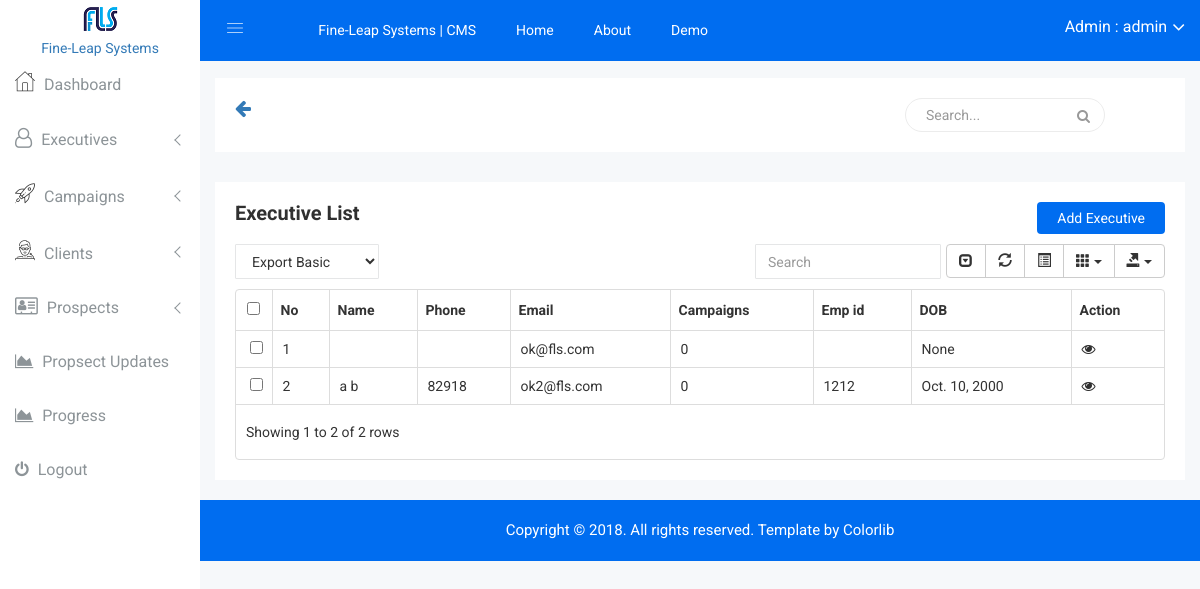
Before: /crm_admin/executives/list/ (signed in) with the older database file.
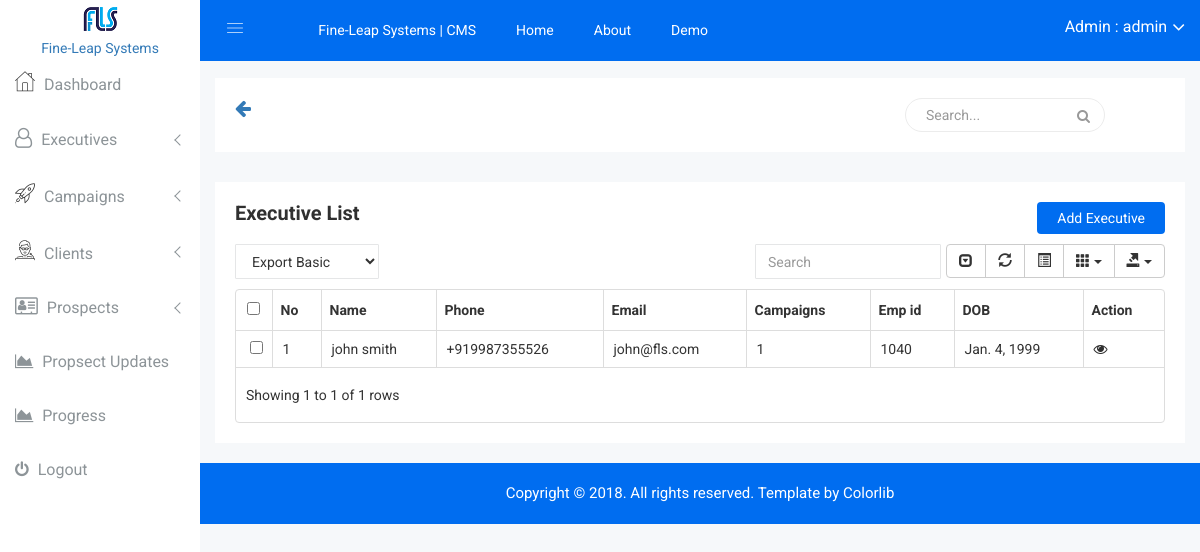
After: the same page with the newer database file.
### portal/models.py (models this page shows, shortened)
class User(AbstractBaseUser, PermissionsMixin):
    email = models.EmailField(_('email address'), unique=True)
    first_name = models.CharField(max_length=32, blank=True)
    last_name = models.CharField(max_length=32, blank=True)
    phone = models.CharField(max_length=13, blank=True)
    employee_id = models.CharField(max_length=12, blank=True)
    date_joined = models.DateTimeField(_('date joined'), auto_now_add=True)
    date_of_birth = models.DateField(blank=True, null=True)
    details = models.TextField(blank=True)
    is_active = models.BooleanField(_('active'), default=True)
    is_staff = models.BooleanField(_('staff'), default=False)
    is_superuser = models.BooleanField(_('superuser'), default=False)
    objects = UserManager()
    USERNAME_FIELD = 'email'
    REQUIRED_FIELDS = []
    class Meta:
        verbose_name = _('user')
        verbose_name_plural = _('users')
    def __str__(self):
        return self.get_email_name
    @property
    def get_display_text(self):
        if self.get_full_name:
            return self.get_full_name
        else:
            return self.__str__()
    @property
    def get_full_name(self):
        return "{} {}".format(self.first_name, self.last_name) if (self.first_name or self.last_name) else ""
    @property
    def get_email_name(self):
        email_str = str(self.email)
        return email_str[:email_str.rfind("@")]
    @property
    def get_admin_update_url(self):
        return reverse_lazy("crm_admin:executive_update", kwargs={"id": self.id})
    @property
    def get_campaigns(self):
        return self.campaign_set.all()

### crm_admin/views.py (the view)
        class WrappedClass(UserPassesTestMixin, wrapped):
            def test_func(self):
                return self.request.user.is_superuser

### crm_admin/views.py (called while the page is built)
def superuser_required():
    def wrapper(wrapped):
        class WrappedClass(UserPassesTestMixin, wrapped):
            def test_func(self):
                return self.request.user.is_superuser
        return WrappedClass
    return wrapper

    def get_queryset(self):
        qs = super().get_queryset().filter(is_staff=False, is_superuser=False)
        return qs

### crm_admin/templates/crm_admin/executives/list.html (shortened to what this page needs)
{% extends "crm_admin/base.html" %}
{% load result_tags %}
{% load static %}
{% block content %}
            <div class="data-table-area mg-b-15">
            <div class="container-fluid">
                <div class="row">
                    <div class="col-lg-12 col-md-12 col-sm-12 col-xs-12">
                        <div class="sparkline13-list">
                            <div class="sparkline13-hd">
                                <div class="main-sparkline13-hd">
                                    <h1>Executive List</h1>
                                    <div class="add-product">
                                        <a href="{% url "crm_admin:executive_add" %}">Add Executive</a>
                                    </div>
                                </div>
                            </div>
                            <div class="sparkline13-graph">
                                <div class="datatable-dashv1-list custom-datatable-overright">
                                    <div id="toolbar">
                                        <select class="form-control dt-tb">
											<option value="">Export Basic</option>
										</select>
                                    </div>
                                    <table id="table" data-toggle="table" data-pagination="true" data-search="true" data-show-columns="true" data-show-pagination-switch="true" data-show-refresh="true" data-key-events="true" data-show-toggle="true" data-resizable="true" data-cookie="true"
                                        data-cookie-id-table="saveId" data-show-export="true" data-click-to-select="true" data-toolbar="#toolbar">
                                        <thead>
                                            <tr>
                                                <th data-field="id">No</th>
                                                <th data-field="name">Name</th>
                                                <th data-field="phone">Phone</th>
                                                <th data-field="email">Email</th>
                                                <th data-field="campaigns">Campaigns</th>
                                                <th data-field="emp_id">Emp id</th>
                                                <th data-field="dob">DOB</th>
                                                <th data-field="action">Action</th>
                                            </tr>
                                        </thead>
                                        <tbody>
                                            {% for executive in executives %}
                                                <tr>
                                                    <td>{{ forloop.counter }}</td>
                                                    <td>{{ executive.get_full_name }}</td>
                                                    <td>{{ executive.phone }}</td>
                                                    <td>{{ executive.email }}</td>
                                                    <td>{{ executive.get_campaigns.count }}</td>
                                                    <td>{{ executive.employee_id }}</td>
                                                    <td>{{ executive.date_of_birth }}</td>
                                                    <td class="datatable-ct"><a href="{{ executive.get_admin_update_url }}"><i class="fa fa-eye"></i></a></td>
                                                </tr>
                                            {% endfor %}
                                        </tbody>
                                    </table>
                                </div>
                            </div>
                        </div>
                    </div>
                </div>
            </div>
        </div>
{% endblock %}

Changed rows visible on the page:
removed User: email "ok@fls.com", get_campaigns.count "0", date_of_birth "None"
removed User: get_full_name "a b", phone "82918", email "ok2@fls.com", get_campaigns.count "0", employee_id "1212", date_of_birth "Oct. 10, 2000"
now on this page (row edited): User: get_full_name "john smith", phone "+919987355526", email "john@fls.com", get_campaigns.count "1", employee_id "1040", date_of_birth "Jan. 4, 1999"
Other visible differences:
text written by a page script: "Showing 1 to 2 of 2 rows" → "Showing 1 to 1 of 1 rows"
